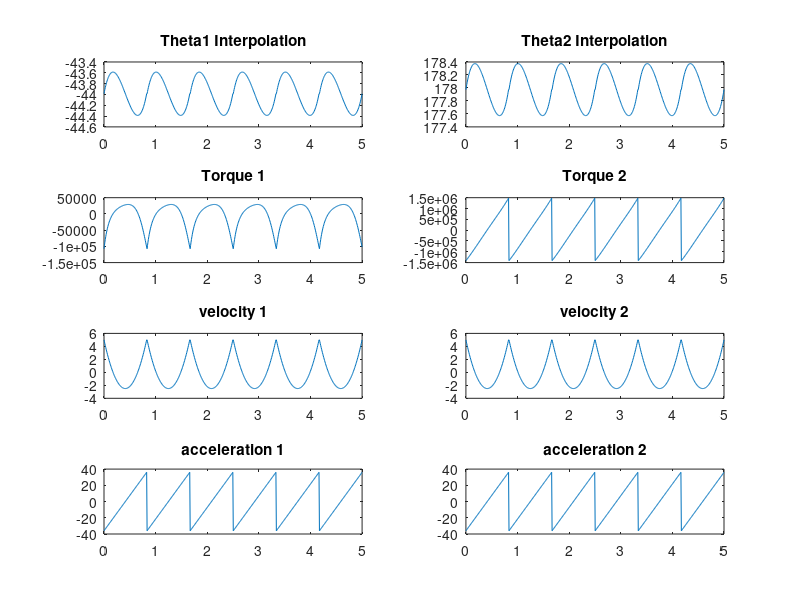

MATLAB code to generate this figure:
close all;
clear all;
clc;

l1 = 200;
l2 = 200;
m1 = 1; 
m2 = 1;  
g = 9.81;


pos1 = [];
pos2 = [];

v1 = [];
v2 = [];

vel1 = [];
vel2 = [];

acc1 = [];
acc2 = [];

xvalue = [];
yvalue = [];

theta2 = [];
theta1 = [];

tt = [];

n = input('Enter the number of intermediate points you require: ');
tt = input('Enter the total time: ');
ti = [];
ct = 0;

while ct <= tt
    ti = [ti, ct];
    ct = ct + (tt / (n+1));
end

xvalue(1) = input('Enter the initial x-point: ');
yvalue(1) = input('Enter the initial y-point: ');

for i = 2:n+1
    xvalue(i) = input('Enter the intermediate x-point: ');
    yvalue(i) = input('Enter the intermediate y-point: ');
end

xvalue(n+2) = input('Enter the final x-point: ');
yvalue(n+2) = input('Enter the final y-point: ');

v1(1) = input('Enter the initial velocity value of joint-1: ');

for i = 2:n+1
    v1(i) = input('Enter the via point velocity of joint-1: ');
end

v1(n+2) = input('Enter the final velocity values of joint-1: ');

v2(1) = input('Enter the initial velocity value of joint-2: ');

for i = 2:n+1
    v2(i) = input('Enter the via point velocity of joint-2: ');
end

v2(n+2) = input('Enter the final velocity values of joint-2: ');

for i = 1:n+2
    theta2_i = rad2deg(2 * atan2(sqrt(abs((l1 + l2)^2 - (xvalue(i)^2 + yvalue(i)^2))), sqrt(abs(xvalue(i)^2 + yvalue(i)^2 - (l1 - l2)^2))));
    theta1_i = rad2deg(atan2((-xvalue(i) .* l2 .* sin(deg2rad(theta2_i)) + yvalue(i) * (l1 + l2 * cos(deg2rad(theta2_i)))), (yvalue(i) * l2 * sin(deg2rad(theta2_i)) + xvalue(i) .* (l1 + l2 * cos(deg2rad(theta2_i))))));
    theta2 = [theta2, theta2_i];
    theta1 = [theta1, theta1_i];
end

torque1 = [];
torque2 = [];

for i = 1:n+1
    to = ti(i);
    q1 = theta1(i);  
    qdoto = v1(i);
    tf = ti(i+1);
    q2 = theta1(i+1);  
    qdotf = v1(i+1);
    A = [1, to, to^2, to^3; ...
         0, 1, 2*to, 3*to^2; ...
         1, tf, tf^2, tf^3; ...
         0, 1, 2*tf, 3*tf^2];
    b = [q1; qdoto; q2; qdotf];
    a = A \ b;
    t = linspace(ti(i), ti(i+1), 100);
    q1_interp = a(1) + a(2)*t + a(3)*t.^2 + a(4)*t.^3;
    pos1 = [pos1, q1_interp];

    too = ti(i);
    q11 = theta2(i);
    qdoto2 = v2(i);
    tff = ti(i+1);
    q22 = theta2(i+1);
    qdotf2 = v2(i+1);
    A2 = [1, too, too^2, too^3; ...
          0, 1, 2*too, 3*too^2; ...
          1, tff, tff^2, tff^3; ...
          0, 1, 2*tff, 3*tff^2];
    b2 = [q11; qdoto2; q22; qdotf2];
    a2 = A2 \ b2;
    t1 = linspace(ti(i), ti(i+1), 100);
    q2_interp = a2(1) + a2(2)*t1 + a2(3)*t1.^2 + a2(4)*t1.^3;
    pos2 = [pos2, q2_interp];

    q1dot = a(2) + 2*a(3)*t + 3*a(4)*t.^2;
    q1ddot = 2*a(3) + 6*a(4)*t;
    q1dotf = q1dot(end);
    vel1 = [vel1, q1dot];
    acc1 = [acc1, q1ddot];

    tou1 = m2*l2^2*q1ddot + m2*l1*l2*cos(deg2rad(q2_interp)).*(2*q1ddot + q1ddot) + (m1 + m2)*l1^2*q1ddot - m2*l1*l2*sin(deg2rad(q2_interp)).*q1dot.^2 - 2*m2*l1*l2*sin(deg2rad(q2_interp)).*q1dot.*q1dotf + m2*l2*g*cos(deg2rad(q1_interp) + deg2rad(q2_interp)) + (m1 + m2)*l1*g*cos(deg2rad(q1_interp));
    torque1 = [torque1, tou1];

    q2dot = a2(2) + 2*a2(3)*t1 + 3*a2(4)*t1.^2;
    vel2 = [vel2, q2dot];
    q2ddot = 2*a2(3) + 6*a2(4)*t1;
    acc2 = [acc2, q2ddot];
    tou2 = m2*l1*l2*cos(deg2rad(q2_interp)).*q2ddot + m2*l1*l2*sin(deg2rad(q2_interp)).*q2dot.^2 + m2*l2*g*cos(deg2rad(q1_interp) + deg2rad(q2_interp)) + m2*l2^2*(q2ddot + q2ddot);
    torque2 = [torque2, tou2];
end

time = linspace(0,tt,length(pos1));
aa = transpose(pos1);
bb = transpose(pos2);
cc = transpose(time);
d = [cc,aa];
e = [cc,bb];

figure(1);
subplot(4,2,1)
plot(linspace(0, tt, length(pos1)), pos1)
title('Theta1 Interpolation')

subplot(4,2,2)
plot(linspace(0, tt, length(pos2)), pos2)
title('Theta2 Interpolation')

subplot(4,2,3)
plot(linspace(0, tt, length(torque1)), torque1)
title('Torque 1')

subplot(4,2,4)
plot(linspace(0, tt, length(torque2)), torque2)
title('Torque 2')

subplot(4,2,5)
plot(linspace(0, tt, length(vel1)), vel1)
title('velocity 1')

subplot(4,2,6)
plot(linspace(0, tt, length(vel2)), vel2)
title('velocity 2')

subplot(4,2,7)
plot(linspace(0, tt, length(acc1)), acc1)
title('acceleration 1')

subplot(4,2,8)
plot(linspace(0, tt, length(acc2)), acc2)
title('acceleration 2')